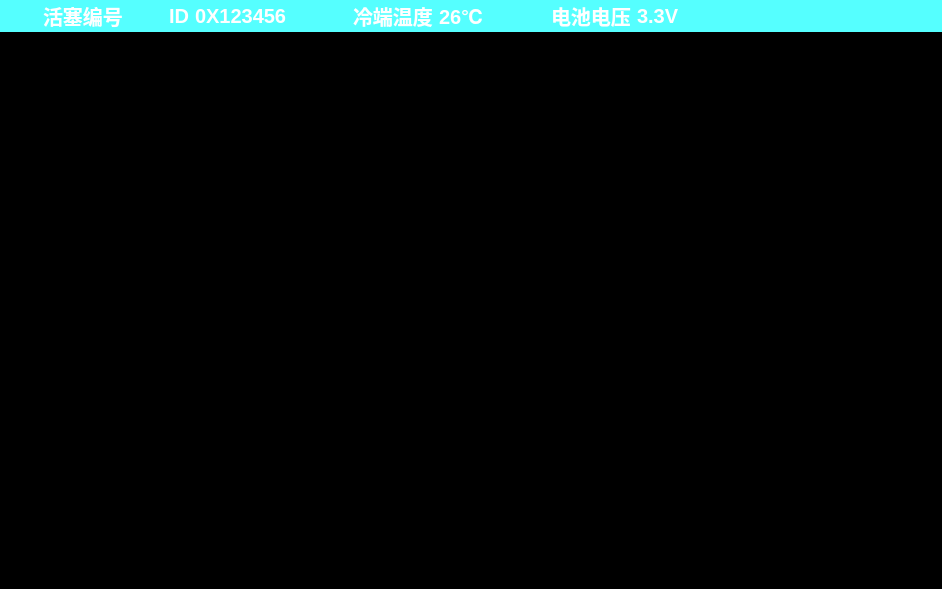
<?xml version="1.0" encoding="UTF-8"?>
<ui version="4.0">
 <class>ChartPanel</class>
 <widget class="QWidget" name="ChartPanel">
  <property name="geometry">
   <rect>
    <x>0</x>
    <y>0</y>
    <width>942</width>
    <height>589</height>
   </rect>
  </property>
  <property name="windowTitle">
   <string>Form</string>
  </property>
  <property name="styleSheet">
   <string notr="true">QLabel
{
    font-family:Microsoft Yahei UI;
    font-size:20px;
    color:white;
    font-weight:bold;
}
	
#wid_Chart
{
    background-color:black;
}</string>
  </property>
  <layout class="QVBoxLayout" name="verticalLayout">
   <property name="spacing">
    <number>0</number>
   </property>
   <property name="leftMargin">
    <number>0</number>
   </property>
   <property name="topMargin">
    <number>0</number>
   </property>
   <property name="rightMargin">
    <number>0</number>
   </property>
   <property name="bottomMargin">
    <number>0</number>
   </property>
   <item>
    <widget class="QWidget" name="wid_Title" native="true">
     <property name="sizePolicy">
      <sizepolicy hsizetype="Preferred" vsizetype="Minimum">
       <horstretch>0</horstretch>
       <verstretch>0</verstretch>
      </sizepolicy>
     </property>
     <property name="minimumSize">
      <size>
       <width>0</width>
       <height>32</height>
      </size>
     </property>
     <property name="maximumSize">
      <size>
       <width>16777215</width>
       <height>32</height>
      </size>
     </property>
     <property name="styleSheet">
      <string notr="true">background-color: rgb(85, 255, 255);</string>
     </property>
     <layout class="QHBoxLayout" name="horizontalLayout_3">
      <property name="leftMargin">
       <number>5</number>
      </property>
      <property name="topMargin">
       <number>0</number>
      </property>
      <property name="rightMargin">
       <number>5</number>
      </property>
      <property name="bottomMargin">
       <number>0</number>
      </property>
      <item>
       <widget class="QLabel" name="lab_icon">
        <property name="sizePolicy">
         <sizepolicy hsizetype="Minimum" vsizetype="Minimum">
          <horstretch>0</horstretch>
          <verstretch>0</verstretch>
         </sizepolicy>
        </property>
        <property name="minimumSize">
         <size>
          <width>32</width>
          <height>32</height>
         </size>
        </property>
        <property name="text">
         <string/>
        </property>
       </widget>
      </item>
      <item>
       <widget class="QLabel" name="lab_title">
        <property name="text">
         <string>活塞编号</string>
        </property>
       </widget>
      </item>
      <item>
       <spacer name="horizontalSpacer_4">
        <property name="orientation">
         <enum>Qt::Horizontal</enum>
        </property>
        <property name="sizeType">
         <enum>QSizePolicy::Fixed</enum>
        </property>
        <property name="sizeHint" stdset="0">
         <size>
          <width>40</width>
          <height>20</height>
         </size>
        </property>
       </spacer>
      </item>
      <item>
       <widget class="QLabel" name="label">
        <property name="text">
         <string>ID</string>
        </property>
       </widget>
      </item>
      <item>
       <widget class="QLabel" name="lab_ID">
        <property name="text">
         <string>0X123456</string>
        </property>
       </widget>
      </item>
      <item>
       <spacer name="horizontalSpacer">
        <property name="orientation">
         <enum>Qt::Horizontal</enum>
        </property>
        <property name="sizeType">
         <enum>QSizePolicy::Fixed</enum>
        </property>
        <property name="sizeHint" stdset="0">
         <size>
          <width>60</width>
          <height>0</height>
         </size>
        </property>
       </spacer>
      </item>
      <item>
       <widget class="QLabel" name="label_3">
        <property name="text">
         <string>冷端温度</string>
        </property>
       </widget>
      </item>
      <item>
       <widget class="QLabel" name="lab_Temp">
        <property name="text">
         <string>26℃</string>
        </property>
       </widget>
      </item>
      <item>
       <spacer name="horizontalSpacer_2">
        <property name="orientation">
         <enum>Qt::Horizontal</enum>
        </property>
        <property name="sizeType">
         <enum>QSizePolicy::Fixed</enum>
        </property>
        <property name="sizeHint" stdset="0">
         <size>
          <width>60</width>
          <height>0</height>
         </size>
        </property>
       </spacer>
      </item>
      <item>
       <widget class="QLabel" name="label_5">
        <property name="text">
         <string>电池电压</string>
        </property>
       </widget>
      </item>
      <item>
       <widget class="QLabel" name="lab_Battery">
        <property name="text">
         <string>3.3V</string>
        </property>
       </widget>
      </item>
      <item>
       <spacer name="horizontalSpacer_3">
        <property name="orientation">
         <enum>Qt::Horizontal</enum>
        </property>
        <property name="sizeHint" stdset="0">
         <size>
          <width>421</width>
          <height>20</height>
         </size>
        </property>
       </spacer>
      </item>
      <item>
       <widget class="ClickableLabel" name="lab_Max">
        <property name="sizePolicy">
         <sizepolicy hsizetype="Minimum" vsizetype="Minimum">
          <horstretch>0</horstretch>
          <verstretch>0</verstretch>
         </sizepolicy>
        </property>
        <property name="minimumSize">
         <size>
          <width>28</width>
          <height>28</height>
         </size>
        </property>
        <property name="maximumSize">
         <size>
          <width>28</width>
          <height>28</height>
         </size>
        </property>
        <property name="text">
         <string/>
        </property>
       </widget>
      </item>
     </layout>
    </widget>
   </item>
   <item>
    <widget class="QWidget" name="wid_Chart" native="true">
     <property name="sizePolicy">
      <sizepolicy hsizetype="Preferred" vsizetype="Expanding">
       <horstretch>0</horstretch>
       <verstretch>0</verstretch>
      </sizepolicy>
     </property>
     <property name="styleSheet">
      <string notr="true"/>
     </property>
     <layout class="QVBoxLayout" name="verticalLayout_2">
      <property name="spacing">
       <number>0</number>
      </property>
      <property name="leftMargin">
       <number>0</number>
      </property>
      <property name="topMargin">
       <number>0</number>
      </property>
      <property name="rightMargin">
       <number>0</number>
      </property>
      <property name="bottomMargin">
       <number>0</number>
      </property>
      <item>
       <layout class="QHBoxLayout" name="horizontalLayout">
        <property name="spacing">
         <number>0</number>
        </property>
        <item>
         <widget class="QWidget" name="wid_Aisle1" native="true">
          <property name="styleSheet">
           <string notr="true"/>
          </property>
         </widget>
        </item>
        <item>
         <widget class="QWidget" name="wid_Aisle2" native="true">
          <property name="styleSheet">
           <string notr="true"/>
          </property>
         </widget>
        </item>
        <item>
         <widget class="QWidget" name="wid_Aisle3" native="true"/>
        </item>
        <item>
         <widget class="QWidget" name="wid_Aisle4" native="true">
          <property name="styleSheet">
           <string notr="true"/>
          </property>
         </widget>
        </item>
       </layout>
      </item>
      <item>
       <layout class="QHBoxLayout" name="horizontalLayout_2">
        <property name="spacing">
         <number>0</number>
        </property>
        <item>
         <widget class="QWidget" name="wid_Aisle5" native="true">
          <property name="styleSheet">
           <string notr="true"/>
          </property>
         </widget>
        </item>
        <item>
         <widget class="QWidget" name="wid_Aisle6" native="true"/>
        </item>
        <item>
         <widget class="QWidget" name="wid_Aisle7" native="true"/>
        </item>
        <item>
         <widget class="QWidget" name="wid_Aisle8" native="true"/>
        </item>
       </layout>
      </item>
     </layout>
    </widget>
   </item>
  </layout>
 </widget>
 <customwidgets>
  <customwidget>
   <class>ClickableLabel</class>
   <extends>QLabel</extends>
   <header>clickablelabel.h</header>
  </customwidget>
 </customwidgets>
 <resources/>
 <connections/>
</ui>
